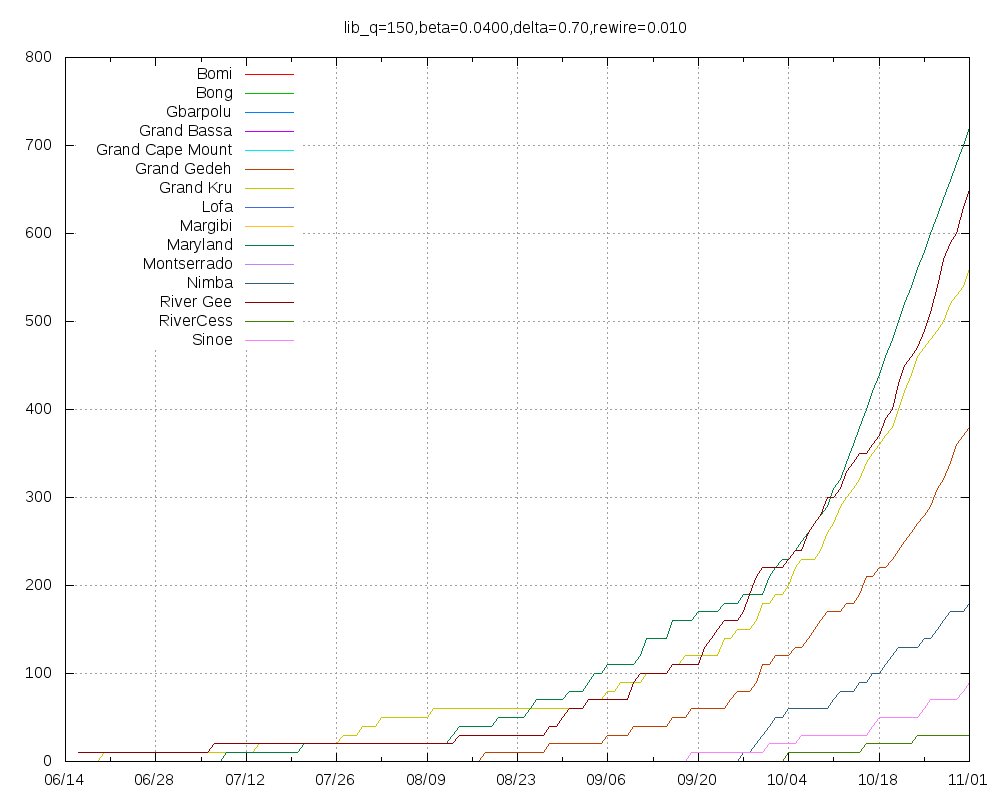

gnuplot code for this plot:
set title "lib_q=150,beta=0.0400,delta=0.70,rewire=0.010"
set key top left
set grid
set xdata time
set timefmt "%Y-%m-%d"
set terminal png size 1000,800
set output "lib_q=150,beta=0.0400,delta=0.70,rewire=0.010.png"
plot "Bomi.tab" using 1:2 title "Bomi" with lines,"Bong.tab" using 1:2 title "Bong" with lines,"Gbarpolu.tab" using 1:2 title "Gbarpolu" with lines,"Grand_Bassa.tab" using 1:2 title "Grand Bassa" with lines,"Grand_Cape_Mount.tab" using 1:2 title "Grand Cape Mount" with lines,"Grand_Gedeh.tab" using 1:2 title "Grand Gedeh" with lines,"Grand_Kru.tab" using 1:2 title "Grand Kru" with lines,"Lofa.tab" using 1:2 title "Lofa" with lines,"Margibi.tab" using 1:2 title "Margibi" with lines,"Maryland.tab" using 1:2 title "Maryland" with lines,"Montserrado.tab" using 1:2 title "Montserrado" with lines,"Nimba.tab" using 1:2 title "Nimba" with lines,"River_Gee.tab" using 1:2 title "River Gee" with lines,"RiverCess.tab" using 1:2 title "RiverCess" with lines,"Sinoe.tab" using 1:2 title "Sinoe" with lines
